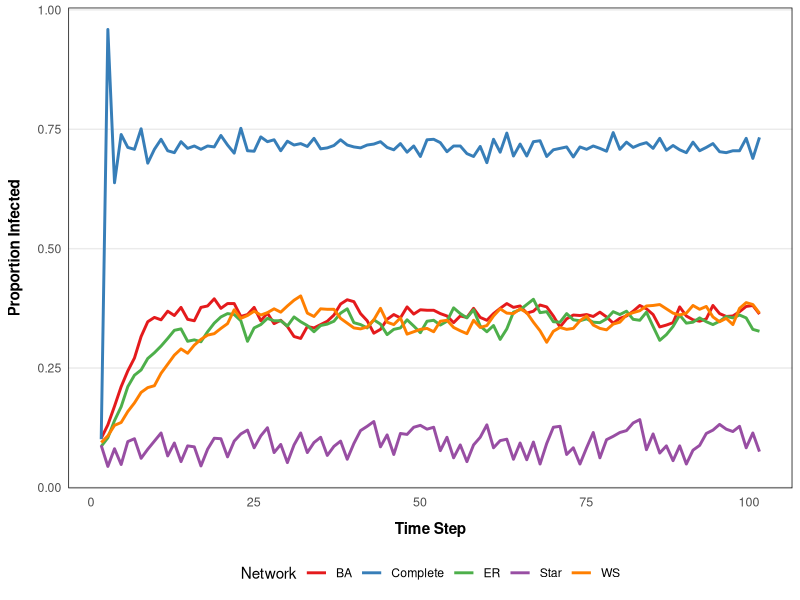
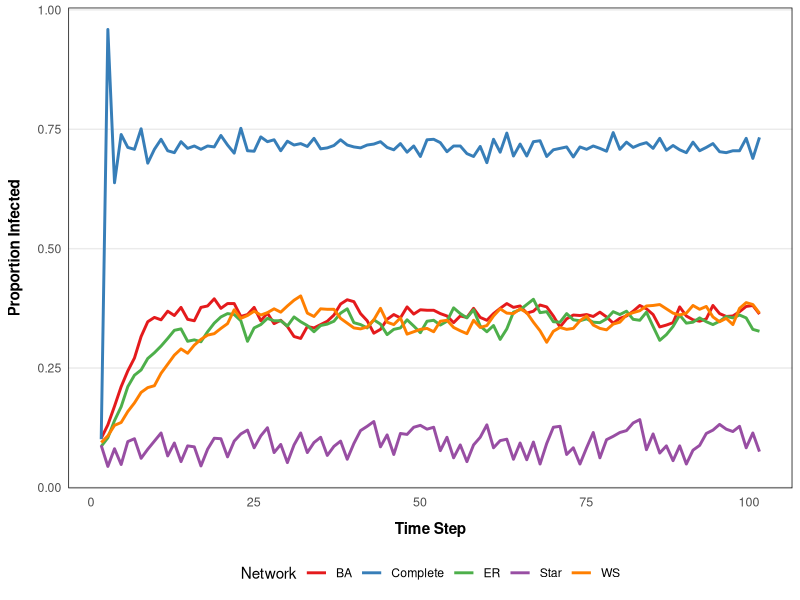

Write the R code that produced these figures, in order. (Note: a time limit stopped this script after it produced the figures.)
## ---- chunk 1
suppressPackageStartupMessages({
  library(dplyr)
  library(knitr)
  library(ggplot2)
  library(gridExtra)
  library(igraph)
  library(Matrix)
})
## ---- chunk 2
# SIS Simulation Function
simulate_sis_vec <- function(graph, p0, beta, gamma, steps) {
  n_nodes <- vcount(graph)
  status <- rbinom(n_nodes, 1, p0) 
  infected_history <- numeric(steps)
  adj <- as_adj(graph, sparse = TRUE) 
  
  for (t in 1:steps) {
    infected_history[t] <- mean(status)
    
    stays_infected <- (status == 1) & (runif(n_nodes) >= gamma)
    
    infected_neighbors <- as.numeric(adj %*% status)
    prob_infection <- 1 - (1 - beta)^infected_neighbors  
    
    becomes_infected <- (status == 0) & (runif(n_nodes) < prob_infection)
    
    status <- as.integer(stays_infected | becomes_infected)
  }
  return(infected_history)
}
## ---- chunk 3
set.seed(123)

n <- 1000
p0 <- 0.1             # Initial infected fraction
beta <- 0.06          # Probability of infection
gamma <- 0.40         # Probability of recovery
time_steps <- 100     # Duration of simulation

# Network Generation
networks <- list(
  ER = erdos.renyi.game(n, p = 0.012),             # Avg degree ~12
  BA = barabasi.game(n, m = 6, directed = FALSE),  # Avg degree ~12
  WS = watts.strogatz.game(dim = 1, size = n, nei = 6, p = 0.1),
  Complete = make_full_graph(n),
  Star = make_star(n, mode = "undirected")
)

df_eigen <- lapply(names(networks), function(name) {
  g <- networks[[name]]
  lambda1 <- Re(eigen(as_adj(g), only.values = TRUE)$values[1])
  thresh <- gamma / lambda1
  data.frame(
    Network = name,
    Lambda1 = round(lambda1, 3),
    Threshold_Beta = round(thresh, 4),
    Is_Epidemic_Likely = ifelse(beta > thresh, "YES", "NO")
  )
}) %>% bind_rows() %>% arrange(desc(Lambda1))

latex_code <- kable(
    df_eigen, 
    format = "latex", 
    digits = 3,
    booktabs = TRUE,
    row.names = FALSE
  )
cat(latex_code, sep = "\n")
## ---- chunk 4
df_task1 <- lapply(names(networks), function(net_name) {
  history <- simulate_sis_vec(networks[[net_name]], p0, beta, gamma, time_steps)
  data.frame(
    Time = 1:time_steps,
    Prevalence = history,
    Network = net_name
  )
}) %>% bind_rows()

p1 <- ggplot(df_task1, aes(x = Time, y = Prevalence, color = Network)) +
  geom_line(size = 1) +
  scale_color_brewer(palette = "Set1") +
  labs(
    y = "Proportion Infected",
    x = "Time Step"
  ) +
  theme_minimal() +
  theme(
    strip.text = element_text(face = "bold", size = 10),
    axis.title.x = element_text(margin = margin(t = 10), face = "bold"),
    axis.title.y = element_text(margin = margin(r = 10), face = "bold"),
    axis.text.x = element_text(angle = 0, vjust = 0.5, hjust = 1, size = 9),
    panel.grid.minor = element_blank(),
    panel.grid.major.x = element_blank(),
    panel.border = element_rect(color = "black", fill = NA, size = 0.5),
    legend.position = "bottom"
  )
print(p1)

ggsave(
    filename = "spreading.pdf",
    plot = p1,
    device = "pdf",
    width = 10,
    height = 7,
    units = "in",
    dpi = 600,     
    limitsize = FALSE
)
## ---- chunk 5
N_runs <- 30
beta_values <- seq(0, 0.10, by=0.01)
sweep_steps <- 200

results_sweep <- lapply(names(networks), function(net_name) {
  g <- networks[[net_name]]
  
  lapply(beta_values, function(b) {
    final_states <- replicate(N_runs, tail(simulate_sis_vec(g, p0, b, gamma, sweep_steps), 1))
    
    data.frame(
      Network = net_name,
      Beta = b,
      Prevalence = final_states
    )
  }) %>% bind_rows()
}) %>% bind_rows()

ordered_networks <- df_eigen$Network
results_sweep$Network <- factor(results_sweep$Network, levels = ordered_networks)
df_eigen$Network <- factor(df_eigen$Network, levels = ordered_networks)

p_sweep <- ggplot(results_sweep, aes(x = Beta, y = Prevalence)) +
  geom_boxplot(aes(fill = Network, group = Beta), 
               outlier.shape = 21, outlier.size = 1.5, 
               outlier.alpha = 0.6, lwd = 0.4, width = 0.008, 
               show.legend = FALSE, color = "gray20") +
  
  geom_vline(data = df_eigen, 
             aes(xintercept = Threshold_Beta, linetype = "Spectral Threshold (1/Lambda1)"), 
             color = "red", size = 0.8, alpha = 0.8) +
  scale_linetype_manual(name = "", values = c("Spectral Threshold (1/Lambda1)" = "dashed")) +
  
  facet_wrap(~Network, ncol = 3) +
  scale_fill_brewer(palette = "Set1") +
  
  labs(
    y = "Final Proportion Infected",
    x = expression(bold("Infection Probability") ~ (beta))
    ) +
  scale_y_continuous(labels = scales::percent_format(accuracy = 1)) +
  scale_x_continuous(breaks = seq(0, 0.10, by = 0.02)) +
  
  theme_minimal() +
  theme(
    strip.text = element_text(face = "bold", size = 10),
    axis.title.x = element_text(margin = margin(t = 10), face = "bold"),
    axis.title.y = element_text(margin = margin(r = 10), face = "bold"),
    axis.text.x = element_text(angle = 0, vjust = 0.5, hjust = 1, size = 9),
    panel.grid.minor = element_blank(),
    panel.grid.major.x = element_blank(),
    panel.border = element_rect(color = "black", fill = NA, size = 0.5),
    legend.position = c(0.85, 0.25),legend.text = element_text(size = 9)
  )

print(p_sweep)

ggsave(
    filename = "beta_evolution.pdf",
    plot = p_sweep,
    device = "pdf",
    width = 10,
    height = 7,
    units = "in",
    dpi = 600,     
    limitsize = FALSE
)
## ---- chunk 6
N_runs_task2 <- 50

df_task2 <- lapply(names(networks), function(name) {
  beta_c <- df_eigen$Threshold_Beta[df_eigen$Network == name]
  
  b_low  <- beta_c * 0.90
  b_high <- beta_c * 1.3 
  
  mat_low <- replicate(N_runs_task2, simulate_sis_vec(networks[[name]], p0, b_low, gamma, time_steps))

  mat_high <- replicate(N_runs_task2, simulate_sis_vec(networks[[name]], p0, b_high, gamma, time_steps))

bind_rows(
    data.frame(
      Time = 1:time_steps, Type = "Below Threshold (0.9x)",
      Prevalence = rowMeans(mat_low), SD = apply(mat_low, 1, sd)
    ),
    data.frame(
      Time = 1:time_steps, Type = "Above Threshold (1.3x)",
      Prevalence = rowMeans(mat_high), SD = apply(mat_high, 1, sd)
    )
  ) %>% mutate(
    Network = name,
    Label = paste0(name, "\nThresh ~ ", beta_c)
  )
}) %>% bind_rows()


ordered_labels <- unique(df_task2$Label[order(match(df_task2$Network, df_eigen$Network))])
df_task2$Label <- factor(df_task2$Label, levels = ordered_labels)

p2 <- ggplot(df_task2, aes(x = Time, y = Prevalence, color = Type, fill = Type)) +
  geom_ribbon(aes(ymin = pmax(0, Prevalence - SD), 
                  ymax = pmin(1, Prevalence + SD)), 
              alpha = 0.2, color = NA, show.legend = FALSE) +
  geom_line(size = 1) +
  geom_hline(yintercept = 0, linetype = "dashed", color = "gray50") +
  facet_wrap(~Label, scales = "free_y", ncol = 3) +
  scale_color_manual(values = c("firebrick", "steelblue")) +
  labs(
    y = "Proportion Infected",
    color = "Condition"
  ) +
  theme_minimal() +
  theme(
    strip.text = element_text(face = "bold", size = 10),
    
    axis.title.x = element_text(margin = margin(t = 10), face = "bold"),
    axis.title.y = element_text(margin = margin(r = 10), face = "bold"),
    axis.text.x = element_text(angle = 0, vjust = 0.5, hjust = 1, size = 9),
    
    panel.grid.minor = element_blank(),
    panel.grid.major.x = element_blank(), 
    panel.border = element_rect(color = "black", fill = NA, size = 0.5),
    legend.position = c(0.85, 0.25), legend.text = element_text(size = 9)

  )

print(p2)

ggsave(
    filename = "threshold.pdf",
    plot = p2,
    device = "pdf",
    width = 10,
    height = 7,
    units = "in",
    dpi = 600,     
    limitsize = FALSE
)
